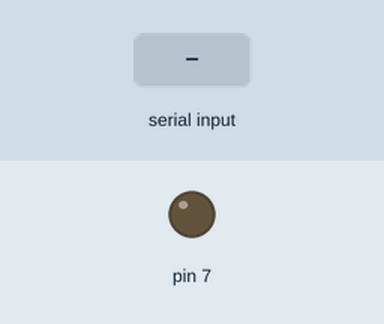
The sketch below on a simulated Arduino Uno, built with avr-gcc and run on an emulated ATmega328P. Shown: output pins drawn as LEDs (lit = HIGH). The test bench sets the inputs (shaded band).

Above: at 1.2 s.
1.3 s: "1" received over the second serial link
At 2.5 s:
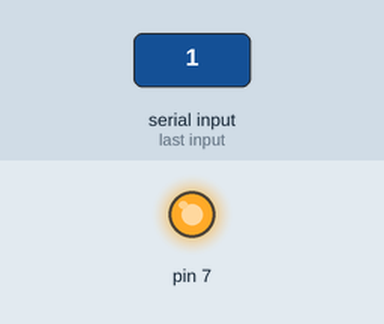
2.8 s: "0" received over the second serial link
At 3.8 s:
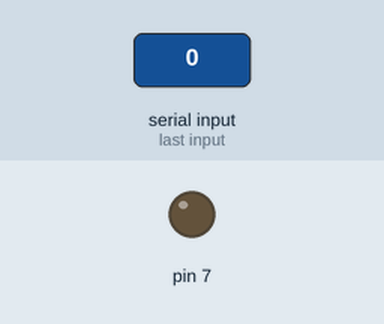
Timing chart, 0 to 5.8 s (numbered marks = the images above; inputs shaded):
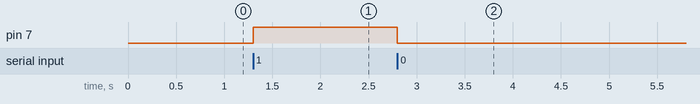

Measured:
- after the input at 1.3 s, pin 7: LOW → HIGH at once
- after the input at 2.8 s, pin 7: HIGH → LOW at once

The sketch:

led_serial_simple_hello44.ino
```cpp
#include <SoftwareSerial.h>

SoftwareSerial mySerial(0, 1); // RX, TX

void setup() {
  pinMode(7, OUTPUT);
  mySerial.begin(9600);
}

void loop() {
  // see if there's incoming serial data:
  if (mySerial.available() > 0) {
    int incomingByte = mySerial.read();
    if (incomingByte == '1') {
      digitalWrite(7, HIGH);
    }
    if (incomingByte == '0') {
      digitalWrite(7, LOW);
    }
  }
}
```
